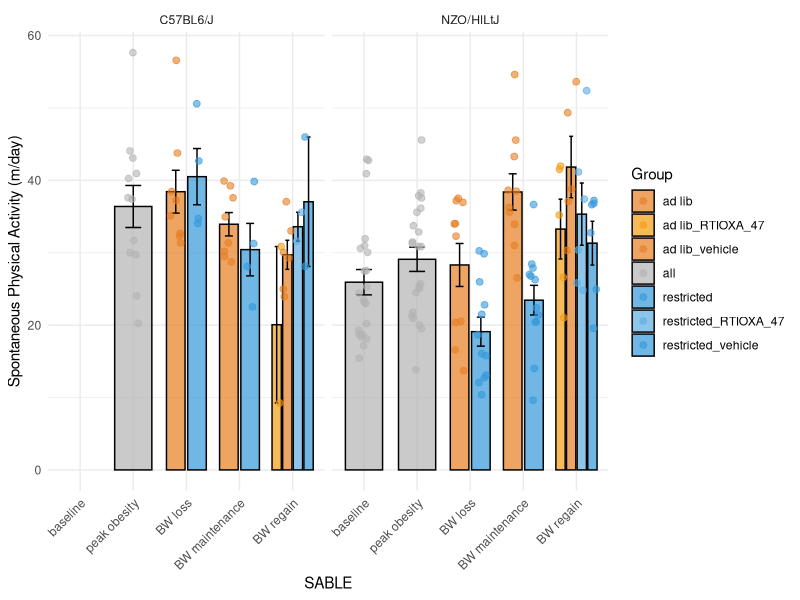

The R script that drew this image:
library(dplyr)
library(readr)
library(ggplot2)

# --- Import CSV files ---
pedmeters_data <- read_csv("../data/sable_pedmeters_data.csv")
total_act_data <- read_csv("../data/sable_locomotion_data.csv")

# --- Left join by ID and SABLE, then calculate SPA ---
spa_data <- total_act_data %>%
  left_join(
    pedmeters_data %>% select(ID, SABLE, total_pedmeters),
    by = c("ID", "SABLE")
  ) %>%
  mutate(SPA = total_act - total_pedmeters)

# --- Inspect result ---
head(spa_data)


# --- Collapse into PlotGroup by STRAIN ---
spa_plotdata <- spa_data %>%
  group_by(STRAIN) %>%  # ensure grouping by strain
  mutate(
    PlotGroup = case_when(
      SABLE %in% c("baseline", "peak obesity") ~ "all",
      SABLE %in% c("BW loss", "BW maintenance") ~ GROUP,
      SABLE == "BW regain" ~ paste(GROUP, DRUG, sep = "_")
    ),
    # reorder SABLE as factor
    SABLE = factor(SABLE, levels = c("baseline", "peak obesity", 
                                     "BW loss", "BW maintenance", "BW regain"))
  ) %>%
  ungroup()  # remove grouping for plotting

# --- Custom color palette ---
custom_colors <- c(
  "all" = "gray70",
  "ad lib" = "#E67E22",
  "restricted" = "#3498DB",
  "ad lib_vehicle" = "#E67E22",
  "ad lib_RTIOXA_47" = "#F39C12",
  "restricted_vehicle" = "#3498DB",
  "restricted_RTIOXA_47" = "#5DADE2"
)

# --- Plot SPA ---
spa_plot <- spa_plotdata %>%
  ggplot(aes(x = SABLE, y = SPA, fill = PlotGroup)) +
  
  stat_summary(fun = mean, geom = "col",
               position = position_dodge(width = 0.8),
               color = "black", width = 0.7, alpha = 0.7) +
  
  stat_summary(fun.data = mean_se, geom = "errorbar",
               position = position_dodge(width = 0.8),
               width = 0.3) +
  
  geom_point(aes(color = PlotGroup),
             position = position_jitterdodge(dodge.width = 0.8, jitter.width = 0.2),
             alpha = 0.6, size = 2) +
  
  scale_fill_manual(values = custom_colors) +
  scale_color_manual(values = custom_colors) +
  
  theme_minimal() +
  labs(y = "Spontaneous Physical Activity (m/day)", fill = "Group", color = "Group") +
  theme(axis.text.x = element_text(angle = 45, hjust = 1)) +
  facet_wrap(~STRAIN)

# --- Display plot ---
spa_plot

